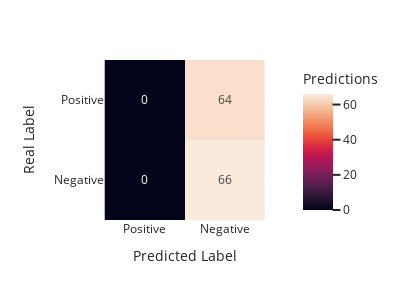

Notebook cell for this chart:
### Markdown cell above
##### 7.3 Confusion Matrix

### Code cell
plot_confusion_matrix(metrics)
false_positive = sample_df.query('Result == "FP"')
false_negative = sample_df.query('Result == "FN"')

print("FALSE POSITVES")
print(false_positive)
print("")
print("FALSE NEGATIVES")
print(false_negative)

### Figure 1 — Plotly figure (JSON) as saved in the notebook; plotly's stock layout.template omitted (floating-point values rounded to 4 significant figures)
{"data": [{"coloraxis": "coloraxis", "hovertemplate": "Predicted Label: %{x}<br>Real Label: %{y}<br>Predictions: %{z}<extra></extra>", "name": "0", "texttemplate": "%{z}", "type": "heatmap", "x": ["Positive", "Negative"], "xaxis": "x", "y": ["Positive", "Negative"], "yaxis": "y", "z": [[0, 64], [0, 66]]}], "layout": {"coloraxis": {"colorbar": {"title": {"text": "Predictions"}}, "colorscale": [[0, "rgb(2,4,25)"], [0.0625, "rgb(24,15,41)"], [0.125, "rgb(47,23,57)"], [0.1875, "rgb(71,28,72)"], [0.25, "rgb(97,30,82)"], [0.3125, "rgb(123,30,89)"], [0.375, "rgb(150,27,91)"], [0.4375, "rgb(177,22,88)"], [0.5, "rgb(203,26,79)"], [0.5625, "rgb(223,47,67)"], [0.625, "rgb(236,76,61)"], [0.6875, "rgb(242,107,73)"], [0.75, "rgb(244,135,95)"], [0.8125, "rgb(245,162,122)"], [0.875, "rgb(246,188,153)"], [0.9375, "rgb(247,212,187)"], [1, "rgb(250,234,220)"]]}, "height": 300, "margin": {"t": 60}, "width": 400, "xaxis": {"anchor": "y", "constrain": "domain", "domain": [0, 1], "scaleanchor": "y", "title": {"text": "Predicted Label"}}, "yaxis": {"anchor": "x", "autorange": "reversed", "constrain": "domain", "domain": [0, 1], "title": {"text": "Real Label"}}}}
